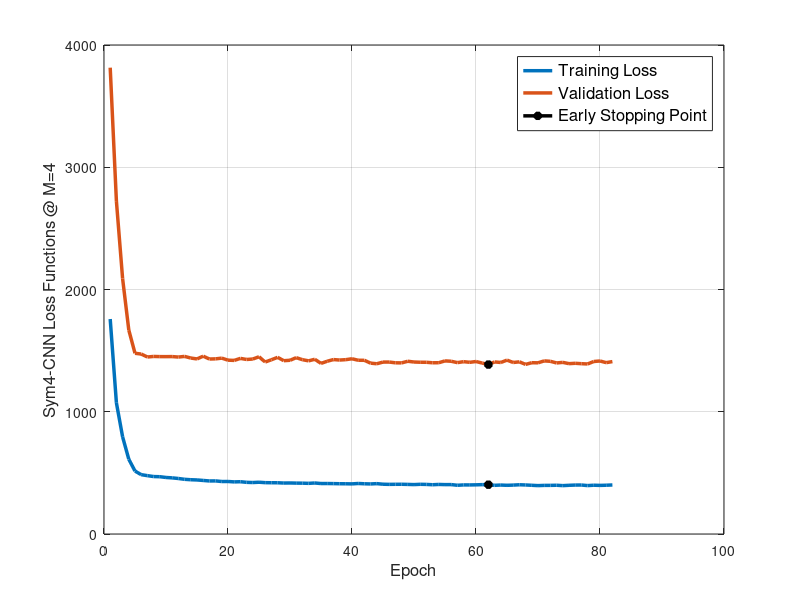
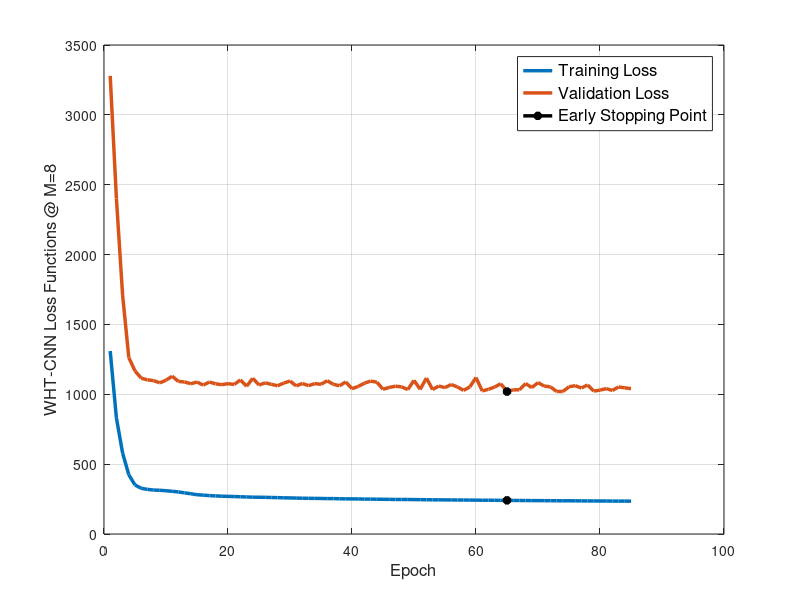

These figures' MATLAB source, in order:
% Loss values copied from TensorFlow output
clear all, close all, clc
Train_Loss_Sym4_4_CNN = [1758.4043 
1073.0460 
794.5577 
611.4312 
514.8794 
485.3777 
477.3330  
469.9248
468.6506 
462.3504 
459.0970 
454.0194 
447.3298 
443.9289 
442.0836 
438.0062 
433.8566 
434.2498 
429.2427 
429.5514 
426.2294 
427.7186 
422.5981 
420.9618 
423.5213 
420.0013 
419.3755 
419.1343 
416.7918 
417.4120 
416.1927 
415.7948 
414.2808 
417.2159 
412.8028 
412.9430 
412.2204 
411.2229 
410.8450 
409.8816 
413.2582 
410.7975 
409.4642 
412.0047 
407.1930 
406.0265 
406.5639 
406.7892 
405.6595 
404.1230 
406.5472 
405.5169 
402.9649 
405.4214 
403.9426 
404.1941 
398.5530 
401.5262 
401.3565 
402.1957 
403.8506 
403.3122 
398.2057 
400.4438 
398.3638 
400.0352 
402.7939 
401.0776 
398.4706 
395.7899 
397.6516 
397.7653 
398.8063 
395.6877 
398.3478 
400.2713 
400.6143 
396.0247
399.0337 
397.5524 
398.9661 
401.0980];

Val_Loss_Sym4_4_CNN = [3814.5728
2723.2383
2089.1113
1668.0911
1478.2522
1472.0686
1447.8641
1452.4230
1451.0198
1450.8422
1451.2748
1447.3909
1452.7256
1439.3141
1432.0497
1454.5845
1431.3160
1432.7532
1438.5109
1421.9114
1419.9683
1436.479
1427.6426
1431.1953
1449.6617
1406.8636
1425.3103
1444.9860
1417.6804
1420.9772
1442.3665
1425.9120
1416.3986
1429.1583
1395.6172
1413.0737
1426.8226
1422.9957
1426.0361
1433.4479
1421.1666
1420.8176
1397.5212
1392.6572
1406.2480
1406.5437
1400.3685
1399.6713
1412.9843
1406.7991
1404.9972
1404.5699
1400.6681
1401.0750
1416.0037
1412.9564
1401.8557
1409.5919
1404.3909
1410.8623
1398.2863
1385.9772
1407.5488
1403.0211
1422.2285
1402.9072
1408.2499
1387.4491
1401.1858
1400.1973
1415.9379
1412.5540
1399.1691
1403.9380
1393.4188
1396.3829
1393.1787
1390.8475
1411.1173
1415.1498
1401.6409
1410.3091];

LW = 2.5;
FS = 12;
%% Plot
Early_Stopping_patience = 20;
ES = length(Val_Loss_Sym4_4_CNN)-Early_Stopping_patience;
figure,
plot(Train_Loss_Sym4_4_CNN,'LineWidth',LW)
hold on
plot(Val_Loss_Sym4_4_CNN,'LineWidth',LW)
plot(ES,Val_Loss_Sym4_4_CNN(ES),'LineWidth',LW,...
    'Marker','*','Color','k')
plot(ES,Train_Loss_Sym4_4_CNN(ES),'LineWidth',LW,...
    'Marker','*','Color','k')
legend('Training Loss ',...
    'Validation Loss ',...
    'Early Stopping Point','FontSize',FS)
ylabel('Sym4-CNN Loss Functions @ M=4', 'FontSize',FS)
xlabel('Epoch', 'FontSize',FS)
grid on
%%  
Train_Loss_WHT_CNN_8 = [1309.52734375,
 830.9605712890625,
 579.1814575195312,
 423.8537902832031,
 350.7164001464844,
 327.05322265625,
 319.4491271972656,
 314.61981201171875,
 312.955810546875,
 309.7095642089844,
 305.5790710449219,
 301.0866394042969,
 294.28125,
 288.1459045410156,
 281.0950622558594,
 278.1698913574219,
 274.8823547363281,
 272.3773193359375,
 270.45672607421875,
 269.3555908203125,
 268.0813903808594,
 266.49884033203125,
 265.08984375,
 263.4843444824219,
 262.90948486328125,
 262.4479675292969,
 261.1565856933594,
 260.33551025390625,
 258.9122314453125,
 258.3760681152344,
 257.2071533203125,
 256.0191650390625,
 255.3778533935547,
 254.95547485351562,
 254.4484100341797,
 253.44070434570312,
 253.49073791503906,
 252.12867736816406,
 251.5322265625,
 251.19566345214844,
 251.03257751464844,
 249.78053283691406,
 249.69659423828125,
 248.95355224609375,
 248.50637817382812,
 248.01951599121094,
 247.2662811279297,
 247.0360107421875,
 246.869384765625,
 246.29994201660156,
 245.9581298828125,
 245.216552734375,
 244.6570281982422,
 244.36642456054688,
 244.200439453125,
 243.83096313476562,
 243.26597595214844,
 243.0773162841797,
 242.7194366455078,
 242.3088836669922,
 241.67051696777344,
 241.7555694580078,
 241.39877319335938,
 240.79774475097656,
 240.81072998046875,
 240.2163543701172,
 239.7774200439453,
 239.62867736816406,
 238.97125244140625,
 239.09054565429688,
 238.6767578125,
 238.29690551757812,
 237.78643798828125,
 237.67442321777344,
 237.88636779785156,
 237.2986297607422,
 237.1162872314453,
 236.5902557373047,
 236.38084411621094,
 236.18572998046875,
 236.15170288085938,
 235.6279296875,
 235.43748474121094,
 235.42027282714844,
 235.0642547607422];


Val_Loss_WHT_CNN_8 = [3279.401123046875,
 2402.930419921875,
 1710.420654296875,
 1262.765380859375,
 1167.1966552734375,
 1115.264404296875,
 1103.2178955078125,
 1098.10302734375,
 1081.8836669921875,
 1100.7579345703125,
 1129.2396240234375,
 1092.0899658203125,
 1088.2193603515625,
 1075.32080078125,
 1087.8916015625,
 1065.741943359375,
 1087.686767578125,
 1074.9405517578125,
 1068.765869140625,
 1076.0621337890625,
 1070.4736328125,
 1102.4443359375,
 1057.839599609375,
 1114.1954345703125,
 1066.2564697265625,
 1081.79736328125,
 1071.187744140625,
 1061.1568603515625,
 1080.3531494140625,
 1094.7896728515625,
 1059.921630859375,
 1077.5714111328125,
 1061.866943359375,
 1076.482666015625,
 1071.4268798828125,
 1097.14697265625,
 1071.1337890625,
 1061.4317626953125,
 1088.8289794921875,
 1039.96044921875,
 1056.2412109375,
 1079.4510498046875,
 1094.2169189453125,
 1086.8883056640625,
 1036.110595703125,
 1048.8831787109375,
 1057.724365234375,
 1053.2974853515625,
 1033.7802734375,
 1099.7066650390625,
 1035.3448486328125,
 1115.8314208984375,
 1034.2882080078125,
 1059.0716552734375,
 1047.4896240234375,
 1070.1240234375,
 1052.7208251953125,
 1027.980712890625,
 1052.554443359375,
 1119.7698974609375,
 1023.9037475585938,
 1035.689208984375,
 1051.64013671875,
 1075.7147216796875,
 1019.4783325195312,
 1031.9312744140625,
 1032.1727294921875,
 1077.0601806640625,
 1047.64208984375,
 1083.69580078125,
 1058.7335205078125,
 1053.3670654296875,
 1020.2085571289062,
 1019.7383422851562,
 1053.5927734375,
 1061.563720703125,
 1044.89697265625,
 1066.92431640625,
 1022.8530883789062,
 1029.665771484375,
 1040.65869140625,
 1027.47705078125,
 1052.56884765625,
 1045.9708251953125,
 1040.3546142578125];

%% plot
Early_Stopping_patience = 20;
ES = length(Val_Loss_WHT_CNN_8)-Early_Stopping_patience;
figure,
plot(Train_Loss_WHT_CNN_8,'LineWidth',LW)
hold on
plot(Val_Loss_WHT_CNN_8,'LineWidth',LW)
plot(ES,Val_Loss_WHT_CNN_8(ES),'LineWidth',LW,...
    'Marker','*','Color','k')
plot(ES,Train_Loss_WHT_CNN_8(ES),'LineWidth',LW,...
    'Marker','*','Color','k')
legend('Training Loss ',...
    'Validation Loss ',...
    'Early Stopping Point','FontSize',FS)
ylabel('WHT-CNN Loss Functions @ M=8', 'FontSize',FS)
xlabel('Epoch', 'FontSize',FS)
grid on

%% SGD vs. RMSprop